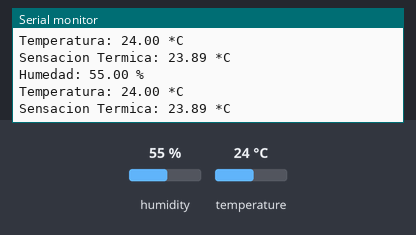
Simulated run of this sketch. Board: Arduino Uno, built with avr-gcc and run on an emulated ATmega328P. Shown: the last lines printed to the serial monitor. Inputs (shaded band) come from the test bench; at power-on: humidity 55 %, temperature 24 °C.

Above: at 10.8 s.
10.9 s: humidity set to 22 %
At 15.5 s:
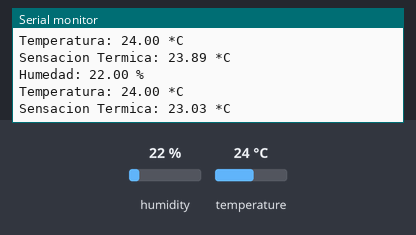
18.4 s: temperature set to 12 °C
At 21.6 s:
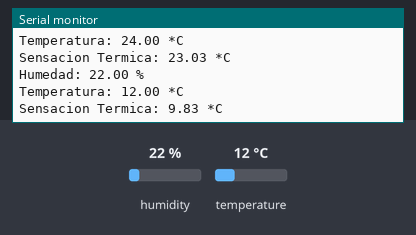
25.9 s: humidity set to 40 %
At 31.2 s:
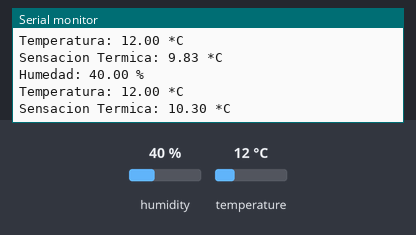
Timing chart, 0 to 32.7 s (numbered marks = the images above; inputs shaded):
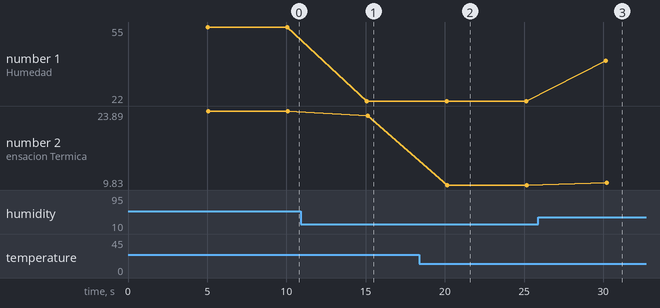

Measured:
- after the input at 10.9 s, the serial monitor: prints a new line after 4.2 s (image 1)
- after the input at 18.4 s, the serial monitor: prints a new line after 1.7 s (image 2)
- after the input at 25.9 s, the serial monitor: prints a new line after 4.3 s (image 3)
- plotted number 1: 55 → 22 after the input at 10.9 s, 22 → 40 after the input at 25.9 s
- plotted number 2: 23.89 → 23.03 after the input at 10.9 s, 23.03 → 9.83 after the input at 18.4 s, 9.83 → 10.3 after the input at 25.9 s

The sketch:

Demo05_DTH11_PCB.ino
```cpp
#include "DHT.h"
#define PinSensor 2
#define Tipo DHT11  // Tipo de sensor Opciones DHT11, DHT22, DHT21
// DHT11 - Temperatura 0 a 50 c +- 2c      Humedad  20 a 90% +- 4%
// DTH22 - Temperatura -40 a 80 c +- 0.5c  Humedad  0 a 100% +- 2%

DHT dht(PinSensor, Tipo);

void setup() {
  Serial.begin(9600);
  dht.begin();
}

void loop() {
  delay(5000);  // Mínimo 2000
  float humedad = dht.readHumidity();
  float temperatura = dht.readTemperature();

  if (isnan(temperatura) || isnan(humedad)) {
    Serial.println("Error leyendo el sensor DHT");
    return;
  }

  float sensacionTermica = dht.computeHeatIndex(temperatura, humedad, false);

  Serial.print("Humedad: ");
  Serial.print(humedad);
  Serial.println(" %");
  Serial.print("Temperatura: ");
  Serial.print(temperatura);
  Serial.println(" *C");
  Serial.print("Sensacion Termica: ");
  Serial.print(sensacionTermica);
  Serial.println(" *C");
}
```
